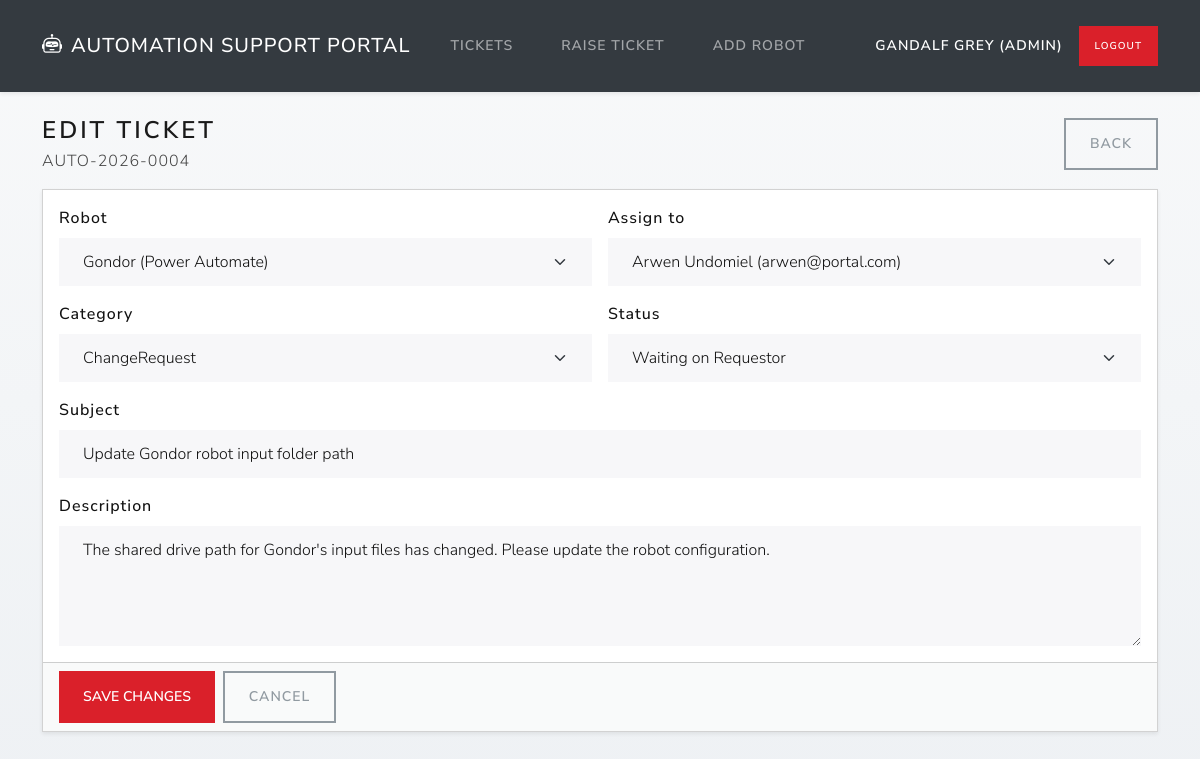
Screenshot of /tickets/4/edit (signed in) with the database file from the repository.
### models.py (models this page shows, shortened)
class User(db.Model):
    id = db.Column(db.Integer, primary_key=True)
    name = db.Column(db.String(80), nullable=False)
    email = db.Column(db.String(120), unique=True, nullable=False)  # Email must be unique
    role = db.Column(db.String(10), nullable=False, default="regular")
    password_hash = db.Column(db.String(255), nullable=False)  # Stored as a hash

class Ticket(db.Model):
    id = db.Column(db.Integer, primary_key=True)
    ticket_ref = db.Column(db.String(30), unique=True, nullable=False)
    robot_id = db.Column(db.Integer, db.ForeignKey("robot.id"), nullable=False)
    robot = db.relationship("Robot", backref=db.backref("tickets", lazy=True))
    created_by_user_id = db.Column(db.Integer, db.ForeignKey("user.id"), nullable=False)
    created_by = db.relationship("User", foreign_keys=[created_by_user_id])
    assigned_to_user_id = db.Column(db.Integer, db.ForeignKey("user.id"), nullable=True)
    assigned_to = db.relationship("User", foreign_keys=[assigned_to_user_id])
    category = db.Column(db.String(30), nullable=False)
    subject = db.Column(db.String(140), nullable=False)
    description = db.Column(db.Text, nullable=False)
    status = db.Column(db.String(30), nullable=False, default="New")
    updated_at = db.Column(db.DateTime, default=lambda: datetime.now(UTC), onupdate=lambda: datetime.now(UTC))

class Robot(db.Model):
    id = db.Column(db.Integer, primary_key=True)
    name = db.Column(db.String(120), nullable=False)
    platform = db.Column(db.String(40), nullable=False)
    is_active = db.Column(db.Boolean, nullable=False, default=True)

### app.py (the view, shortened to what this page needs)
@app.route("/tickets/<int:ticket_id>/edit", methods=["GET", "POST"])  # Edit ticket
@login_required
def edit_ticket(ticket_id: int):
    ticket = Ticket.query.get_or_404(ticket_id)
    users = User.query.order_by(User.name.asc()).all()
    robots = Robot.query.order_by(Robot.name.asc()).all()
    return render_template("edit_ticket.html", ticket=ticket, users=users, robots=robots)

### helpers.py (called while the page is built)
def login_required(view_func):  # redirect unauthenticated users to the login page
    @wraps(view_func)
    def wrapper(*args, **kwargs):
        if "user_id" not in session:
            return redirect(url_for("login"))
        return view_func(*args, **kwargs)
    return wrapper

### templates/edit_ticket.html (shortened to what this page needs)
{% extends "base.html" %}
{% block content %}
<div class="d-flex justify-content-between align-items-center mb-3">
  <div>
    <h1 class="h3 mb-1">Edit ticket</h1>
    <div class="text-muted">{{ ticket.ticket_ref }}</div>
  </div>
  <a class="btn btn-outline-secondary" href="{{ url_for('ticket_detail', ticket_id=ticket.id) }}">Back</a>
</div>
<form method="post" class="card shadow-sm">
  <div class="card-body">
    <div class="row g-3">
      <div class="col-md-6">
        <label for="robot_id" class="form-label">Robot</label>
        <select id="robot_id" name="robot_id" class="form-select" required>
          {% for r in robots %}
            <option value="{{ r.id }}" {% if r.id == ticket.robot_id %}selected{% endif %}>
              {{ r.name }} ({{ r.platform }})
            </option>
          {% endfor %}
        </select>
      </div>
      <div class="col-md-6">
        <label for="assigned_to_id" class="form-label">Assign to</label>
        <select id="assigned_to_id" name="assigned_to_id" class="form-select">
          {% for u in users %}
            <option value="{{ u.id }}" {% if ticket.assigned_to_user_id == u.id %}selected{% endif %}>
              {{ u.name }} ({{ u.email }})
            </option>
          {% endfor %}
        </select>
      </div>
      <div class="col-md-6">
        <label for="category" class="form-label">Category</label>
        <select id="category" name="category" class="form-select" required>
          {% for c in ["StatusCheck","StatsRequest","Incident","ChangeRequest","Other"] %}
            <option value="{{ c }}" {% if ticket.category == c %}selected{% endif %}>{{ c }}</option>
          {% endfor %}
        </select>
      </div>
      <div class="col-md-6">
        <label for="status" class="form-label">Status</label>
        <select id="status" name="status" class="form-select" required>
          {% for s in ["New","In Progress","Waiting on Requestor","Resolved","Closed"] %}
            <option value="{{ s }}" {% if ticket.status == s %}selected{% endif %}>{{ s }}</option>
          {% endfor %}
        </select>
      </div>
      <div class="col-12">
        <label for="subject" class="form-label">Subject</label>
        <input id="subject" name="subject" class="form-control" value="{{ ticket.subject }}" required minlength="5">
      </div>
      <div class="col-12">
        <label for="description" class="form-label">Description</label>
        <textarea
          id="description"
          name="description"
          class="form-control"
          required
          minlength="10"
          style="min-height: 120px; resize: vertical; overflow: hidden;"
          oninput="this.style.height = 'auto'; this.style.height = this.scrollHeight + 'px';"
        >{{ ticket.description }}</textarea>
      </div>
    </div>
  </div>
  <div class="card-footer d-flex gap-2">
    <button class="btn btn-primary" type="submit">Save changes</button>
    <a class="btn btn-outline-secondary" href="{{ url_for('ticket_detail', ticket_id=ticket.id) }}">Cancel</a>
  </div>
</form>
{% endblock %}

### templates/base.html (shortened to what this page needs)
<!doctype html>
<html lang="en">
<head>
  <link href="https://cdn.jsdelivr.net/npm/bootswatch@5.3.3/dist/lux/bootstrap.min.css" rel="stylesheet">
  <link href="https://cdn.jsdelivr.net/npm/bootstrap-icons@1.11.3/font/bootstrap-icons.css" rel="stylesheet">
</head>
<body>
<nav class="navbar navbar-expand-lg navbar-dark bg-dark shadow-sm">
  <div class="container">
    <a class="navbar-brand fw-semibold" href="{{ url_for('list_tickets') }}">
      <i class="bi bi-robot me-2"></i>Automation Support Portal
    </a>
    <div class="collapse navbar-collapse" id="nav">
      {% if session.get("user_id") %}
        <ul class="navbar-nav me-auto">
          <li class="nav-item">
            <a class="nav-link" href="{{ url_for('list_tickets') }}">Tickets</a>
          </li>
          <li class="nav-item">
            <a class="nav-link" href="{{ url_for('add_ticket') }}">Raise Ticket</a>
          </li>
          {% if session.get("user_role") == "admin" %}
          <li class="nav-item">
            <a class="nav-link" href="{{ url_for('add_robot') }}">Add Robot</a>
          </li>
          {% endif %}
        </ul>
        <span class="navbar-text text-white small me-3">
          {{ session.get("user_name") }} ({{ session.get("user_role") }})
        </span>
        <a class="btn btn-primary btn-sm" href="{{ url_for('logout') }}">Logout</a>
      {% else %}
        <ul class="navbar-nav me-auto"></ul>
        <a class="btn btn-outline-light btn-sm me-2" href="{{ url_for('login') }}">Login</a>
        <a class="btn btn-primary btn-sm" href="{{ url_for('register') }}">Register</a>
      {% endif %}
    </div>
  </div>
</nav>
<main class="container py-4">
  {% block content %}{% endblock %}
</main>
</body>
</html>

### templates/base.html (style rules this page uses)
:root { --bs-primary: #da202a; --bs-primary-rgb: 218, 32, 42; --bs-body-color: #111111; --bs-body-font-size: 1rem; }
body { background: linear-gradient(180deg, #f8f9fa 0%, #eef1f4 100%); min-height: 100vh; font-size: 1rem; color: #111111; }
p, li, td, th, dd, dt, label, span, div { color: #111111; }
.text-muted { color: #444444 !important; }
.small, small { color: #444444; font-size: 0.875rem; }
.form-label { color: #111111; font-weight: 500; font-size: 1rem; }
.form-control, .form-select { color: #111111; font-size: 1rem; }
.btn-primary { background-color: #da202a; border-color: #da202a; }
a { color: #da202a; }

### rows the page displays
User: get "GANDALF GREY"
Ticket: ticket_ref "AUTO-2026-0004", robot_id "Gondor (Power Automate)", assigned_to_id "Arwen Undomiel (arwen@portal.com)", category "ChangeRequest", status "Waiting on Requestor", subject "Update Gondor robot input folder path", description "The shared drive path for Gondor's input files has changed. Please update the robot configuration."

### other values shown
{{ session.get("user_role") }} "ADMIN"
